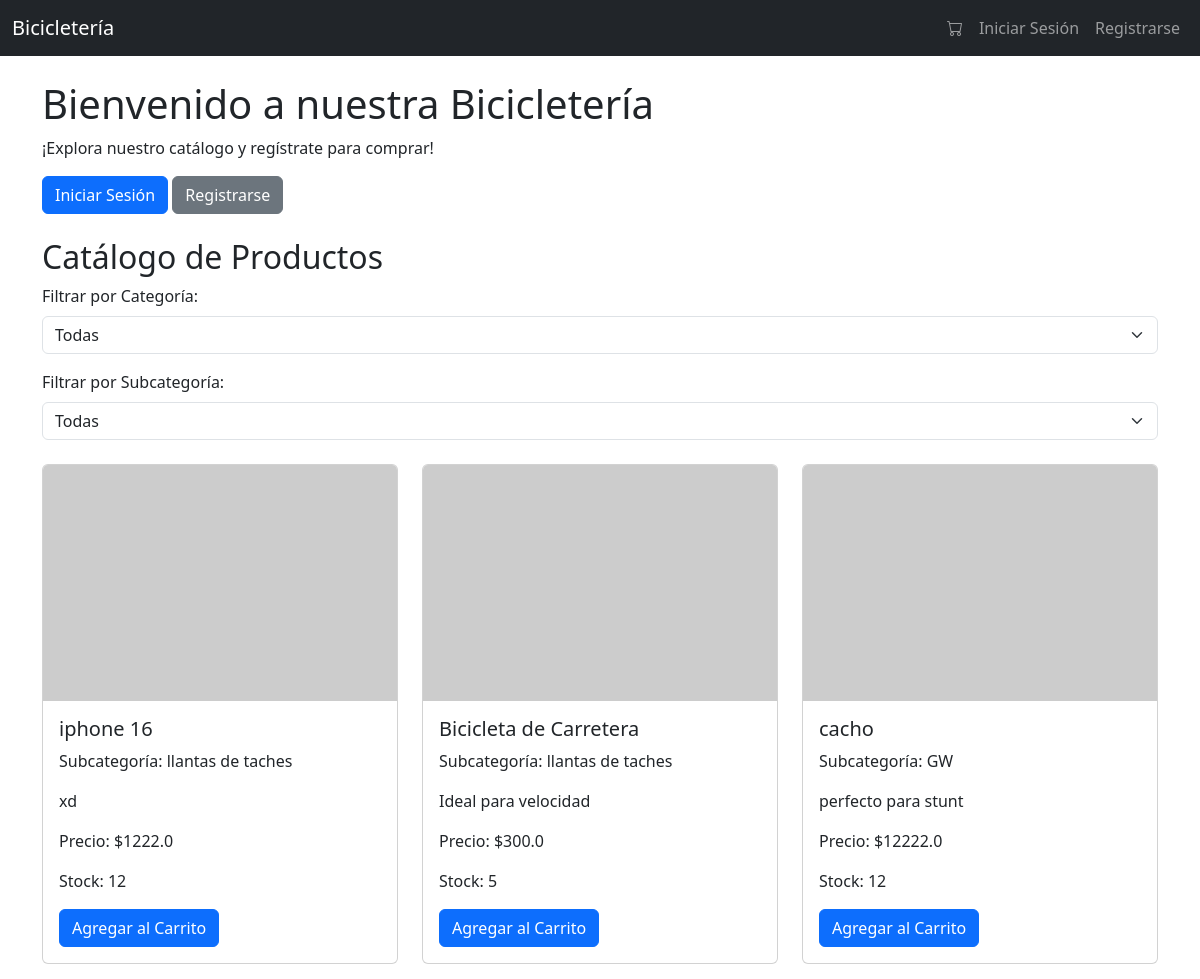
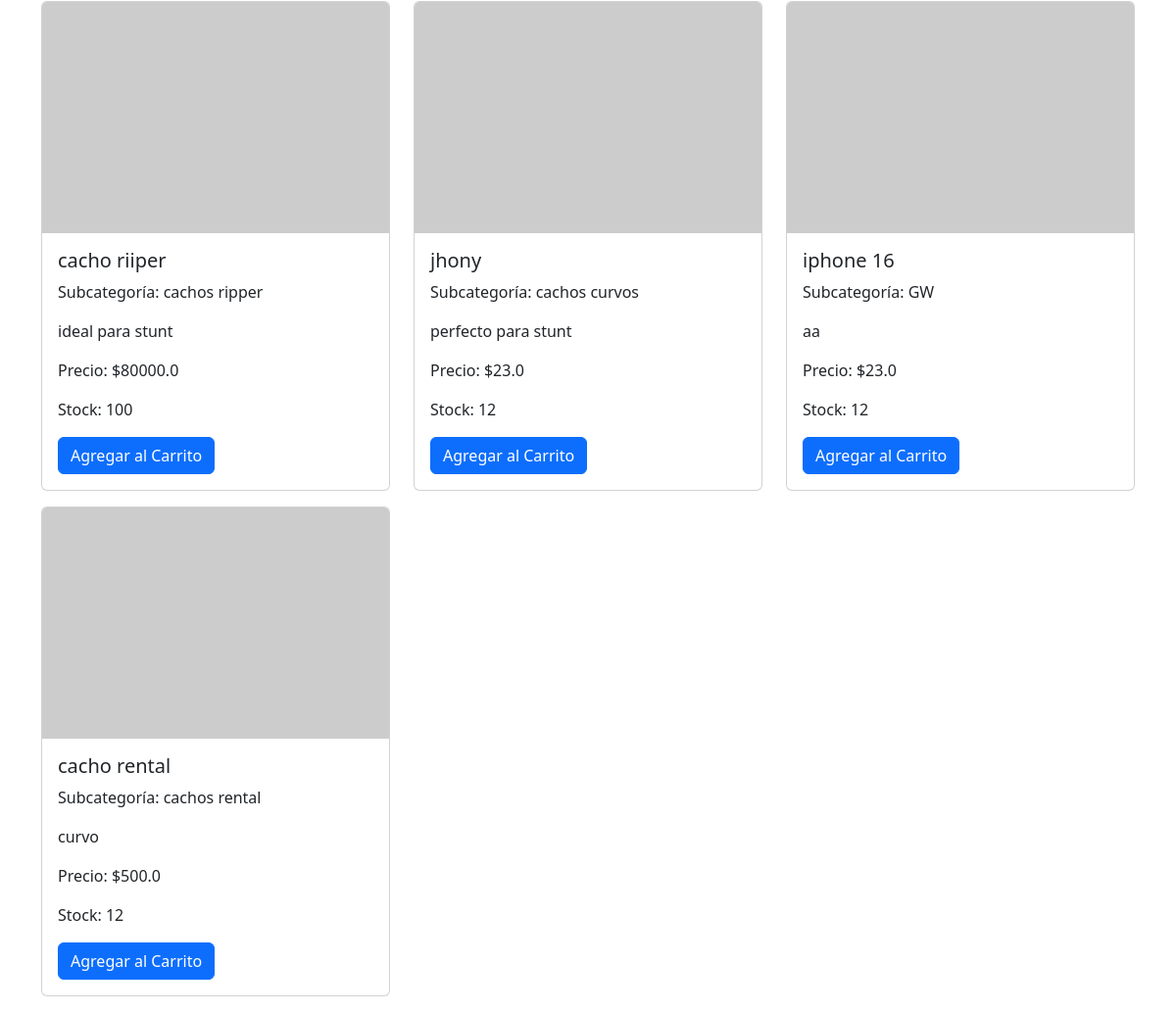
The app's page /products/catalog with its own data (2 pictures, top to bottom).
### models/product.py (models this page shows, shortened)
class Product(db.Model):
    __tablename__ = 'productos'
    id = db.Column(db.Integer, primary_key=True)
    nombre = db.Column(db.String(100), nullable=False)
    descripcion = db.Column(db.String(255))
    precio = db.Column(db.Float, nullable=False)
    stock = db.Column(db.Integer, nullable=False)
    url_imagen = db.Column(db.String(255))
    subcategoria_id = db.Column(db.Integer, db.ForeignKey('subcategorias.id'), nullable=False)
    subcategoria = db.relationship('Subcategoria', back_populates='productos')

### models/subcategoria.py (models this page shows, shortened)
class Subcategoria(db.Model):
    __tablename__ = 'subcategorias'
    id = db.Column(db.Integer, primary_key=True)
    nombre = db.Column(db.String(100), nullable=False)
    categoria_id = db.Column(db.Integer, db.ForeignKey('categorias.id'), nullable=False)
    productos = db.relationship('Product', back_populates='subcategoria')

### routes/products.py (the view)
@products_bp.route('/catalog')
def catalog():
    products = Product.query.all()
    return render_template('catalog.html', products=products)

### templates/catalog.html (shortened to what this page needs)
{% extends 'base.html' %}
{% block content %}
<h1>Bienvenido a nuestra Bicicletería</h1>
{% if current_user.is_authenticated %}
    <p>¡Hola, {{ current_user.nombre_usuario }}! Explora nuestro catálogo.</p>
{% else %}
    <p>¡Explora nuestro catálogo y regístrate para comprar!</p>
    <div class="mb-4">
        <a href="{{ url_for('auth.login') }}" class="btn btn-primary">Iniciar Sesión</a>
        <a href="{{ url_for('auth.register') }}" class="btn btn-secondary">Registrarse</a>
    </div>
{% endif %}
<h2>Catálogo de Productos</h2>
<div class="mb-4">
    <form method="POST" id="filter-form">
        <div class="mb-3">
            <label for="category_id" class="form-label">Filtrar por Categoría:</label>
            <select name="category_id" id="category_id" class="form-select" onchange="this.form.submit()">
                <option value="">Todas</option>
            </select>
        </div>
        <div class="mb-3">
            <label for="subcategory_id" class="form-label">Filtrar por Subcategoría:</label>
            <select name="subcategory_id" id="subcategory_id" class="form-select" onchange="this.form.submit()">
                <option value="">Todas</option>
            </select>
        </div>
    </form>
</div>
<div class="row">
    {% if products %}
        {% for product in products %}
            <div class="col-md-4 mb-3">
                <div class="card">
                    {% if product.url_imagen %}
                        <img src="{{ product.url_imagen }}" class="card-img-top" alt="{{ product.nombre }}">
                    {% else %}
                        <img src="/static/images/placeholder.png" class="card-img-top" alt="Sin imagen">
                    {% endif %}
                    <div class="card-body">
                        <h5 class="card-title">{{ product.nombre }}</h5>
                        <p class="card-text">Subcategoría: {{ product.subcategoria.nombre if product.subcategoria else 'Sin subcategoría' }}</p>
                        <p class="card-text">{{ product.descripcion }}</p>
                        <p class="card-text">Precio: ${{ product.precio }}</p>
                        <p class="card-text">Stock: {{ product.stock }}</p>
                        {% if current_user.is_authenticated %}
                            <form class="add-to-cart-form" data-product-id="{{ product.id }}">
                                <button type="submit" class="btn btn-primary">Agregar al Carrito</button>
                            </form>
                        {% else %}
                            <a href="{{ url_for('auth.login') }}" class="btn btn-primary" onclick="alert('Inicia sesión para agregar al carrito')">Agregar al Carrito</a>
                        {% endif %}
                    </div>
                </div>
            </div>
        {% endfor %}
    {% else %}
        <p>No hay productos disponibles.</p>
    {% endif %}
</div>
{% endblock %}

### templates/base.html (shortened to what this page needs)
<!DOCTYPE html>
<html lang="es">
<head>
    <link href="https://cdn.jsdelivr.net/npm/bootstrap@5.3.0/dist/css/bootstrap.min.css" rel="stylesheet">
    <link href="https://cdn.jsdelivr.net/npm/bootstrap-icons/font/bootstrap-icons.css" rel="stylesheet">
</head>
<body>
    <header>
        <nav class="navbar navbar-expand-lg navbar-dark bg-dark">
            <div class="container-fluid">
                <a class="navbar-brand" href="{{ url_for('index') }}">Bicicletería</a>
                <div class="collapse navbar-collapse" id="navbarNav">
                    <ul class="navbar-nav ms-auto">
                        {% if current_user.is_authenticated %}
                            {% if current_user.rol == 'administrador' %}
                            {% endif %}
                            <li class="nav-item">
                                <a class="nav-link" href="{{ url_for('cart.cart') }}"><i class="bi bi-cart"></i></a>
                            </li>
                            <li class="nav-item">
                                <a class="nav-link" href="{{ url_for('auth.logout') }}">Cerrar Sesión</a>
                            </li>
                        {% else %}
                            <li class="nav-item">
                                <a class="nav-link" href="{{ url_for('auth.login') }}" onclick="alert('Inicia sesión para acceder al carrito')"><i class="bi bi-cart"></i></a>
                            </li>
                            <li class="nav-item">
                                <a class="nav-link" href="{{ url_for('auth.login') }}">Iniciar Sesión</a>
                            </li>
                            <li class="nav-item">
                                <a class="nav-link" href="{{ url_for('auth.register') }}">Registrarse</a>
                            </li>
                        {% endif %}
                    </ul>
                </div>
            </div>
        </nav>
    </header>
    <main class="container mt-4">
        {% block content %}{% endblock %}
    </main>
</body>
</html>

### records on screen
Product: nombre "iphone 16", subcategoria "llantas de taches", descripcion "xd", precio "1222.0", stock "12"
Product: nombre "Bicicleta de Carretera", subcategoria "llantas de taches", descripcion "Ideal para velocidad", precio "300.0", stock "5"
Product: nombre "cacho", subcategoria "GW", descripcion "perfecto para stunt", precio "12222.0", stock "12"
Product: nombre "cacho riiper", subcategoria "cachos ripper", descripcion "ideal para stunt", precio "80000.0", stock "100"
Product: nombre "jhony", subcategoria "cachos curvos", descripcion "perfecto para stunt", precio "23.0", stock "12"
Product: nombre "iphone 16", subcategoria "GW", descripcion "aa", precio "23.0", stock "12"
Product: nombre "cacho rental", subcategoria "cachos rental", descripcion "curvo", precio "500.0", stock "12"
